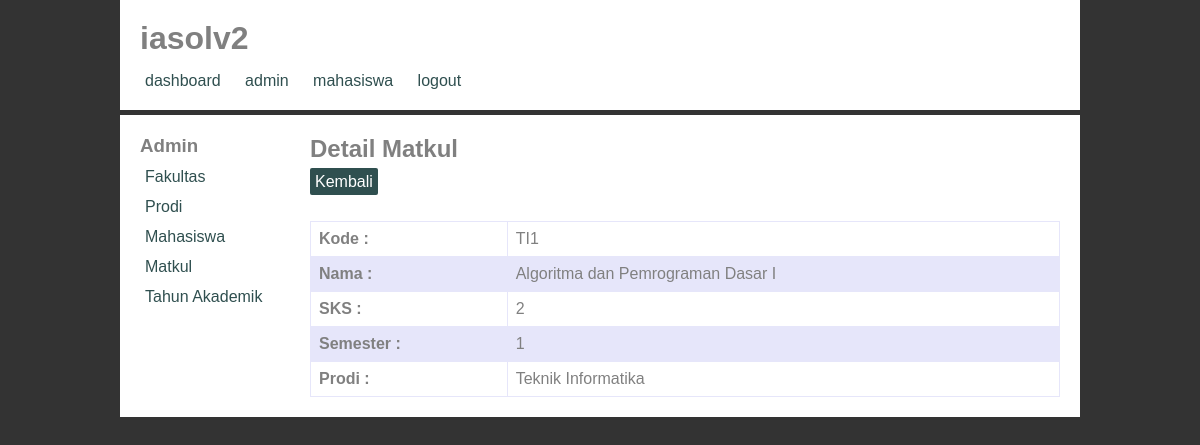
The app's page /admin/matkul/detail/TI1 with its own data.
### tables this page shows
CREATE TABLE `matkul` (
  `kode_matkul` varchar(5) NOT NULL,
  `nama_matkul` varchar(100) NOT NULL,
  `sks` int(1) NOT NULL,
  `smt` int(1) NOT NULL,
  `nama_prodi` varchar(30) NOT NULL
);

### application/controllers/admin/Matkul.php (called while the page is built, shortened)
<?php
class Matkul extends CI_Controller {
  public function __construct() {
    $this->load->model('Matkul_model');
    $this->load->library('form_validation');
  }
  public function detail($id) {
    $data['judul'] = 'Detail Matkul';
    $data['matkul'] = $this->Matkul_model->getById($id,'matkul');
    $this->load->view('admin_templates/header',$data);
    $this->load->view('admin_templates/sidebar');
    $this->load->view('admin/matkul/detail',$data);
    $this->load->view('admin_templates/footer');
  }
}

### index.php (called while the page is built, shortened)
<?php
require_once BASEPATH.'core/CodeIgniter.php';

### application/models/Matkul_model.php (called while the page is built, shortened)
<?php
class Matkul_model extends CI_Model {
  public function getById($id,$table) {
    return $this->db->get_where('matkul',['kode_matkul' => $id])->row_array();
  }
}

### application/views/admin/matkul/detail.php (the view)
<h2>Detail Matkul</h2>
<a class="btn-primary" href="<?php echo base_url() ?>admin/matkul">Kembali</a>
<table>
  <tr>
    <th>Kode : </th>
    <td><?php echo $matkul['kode_matkul']; ?></td>
  </tr>
  <tr>
    <th>Nama : </th>
    <td><?php echo $matkul['nama_matkul']; ?></td>
  </tr>
  <tr>
    <th>SKS : </th>
    <td><?php echo $matkul['sks']; ?></td>
  </tr>
  <tr>
    <th>Semester : </th>
    <td><?php echo $matkul['smt']; ?></td>
  </tr>
  <tr>
    <th>Prodi : </th>
    <td><?php echo $matkul['nama_prodi']; ?></td>
  </tr>
</table>

### assets/style.css (style rules this page uses)
* { margin: 0; padding: 0; }
body { background-color: #333; }
.content h2 { margin-bottom: 10px; }
table { font-family: arial, sans-serif; border-collapse: collapse; width: 100%; margin-top: 30px; }
td, th { border: 1px solid lavender; text-align: left; padding: 8px; }
tr:nth-child(even) { background-color: lavender; }
.btn-primary { background-color: darkslategrey; color: white; padding: 5px; text-decoration: none; border-radius: 2px; }

### records on screen
matkul: kode_matkul "TI1", nama_matkul "Algoritma dan Pemrograman Dasar I", sks "2", smt "1", nama_prodi "Teknik Informatika"
